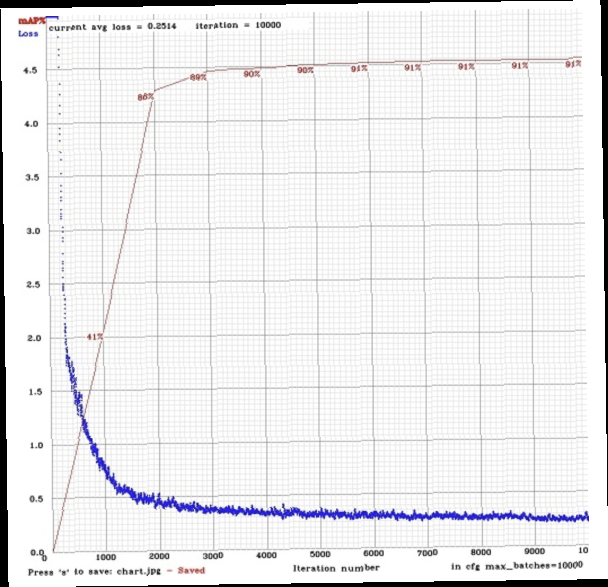
#> input picture Images/chart.png, 608 x 587 px, found by its file name
$ jupyter execute --allow-errors YOLOv4_Train.ipynb   (shell and % lines are left out)
#> lines starting #> are read from the running program, lines starting #| are printed output that depends on the picture
<a href="https://colab.research.google.com/github/Zulfiqar-Ibrahim/Classification-of-Sugar-Beet-Growth-Phases-UsingSynthetic-Data-in-Yolo-v4/blob/main/YOLOv4_Train.ipynb" target="_parent"></a>

#> (a cell that did not finish here is left out)

[cell 2]
def imShow(path):
  import cv2
  import matplotlib.pyplot as plt
  %matplotlib inline

  image = cv2.imread(path)
  height, width = image.shape[:2]
  resized_image = cv2.resize(image,(3*width, 3*height), interpolation = cv2.INTER_CUBIC)

  fig = plt.gcf()
  fig.set_size_inches(18, 10)
  plt.axis("off")
  plt.imshow(cv2.cvtColor(resized_image, cv2.COLOR_BGR2RGB))
  plt.show()

# use this to upload files
def upload():
  from google.colab import files
  uploaded = files.upload()
  for name, data in uploaded.items():
    with open(name, 'wb') as f:
      f.write(data)
      print ('saved file', name)

# use this to download a file
def download(path):
  from google.colab import files
  files.download(path)

[cell 3]
%cd darknet

#> (a cell that did not finish here is left out)

[cell 5]
%cd ..
from google.colab import drive
#> (the rest of this cell did not finish here and is left out)

[cell 6]
%cd darknet

#> (a cell that did not finish here is left out)

#> (a cell that did not finish here is left out)

[cell 9]
# train your custom detector! (uncomment %%capture below if you run into memory issues or your Colab is crashing)
#%%capture

[cell 10]
# show chart.png of how custom object detector did with training
imShow('chart.png')
#> call 2 of imShow, with path = 'chart.png'
#> in imShow, image is the input picture: shape (587, 608, 3); mean B, G, R 237.1, 235.5, 235.9
#> in imShow (call 2), `plt.show()`:
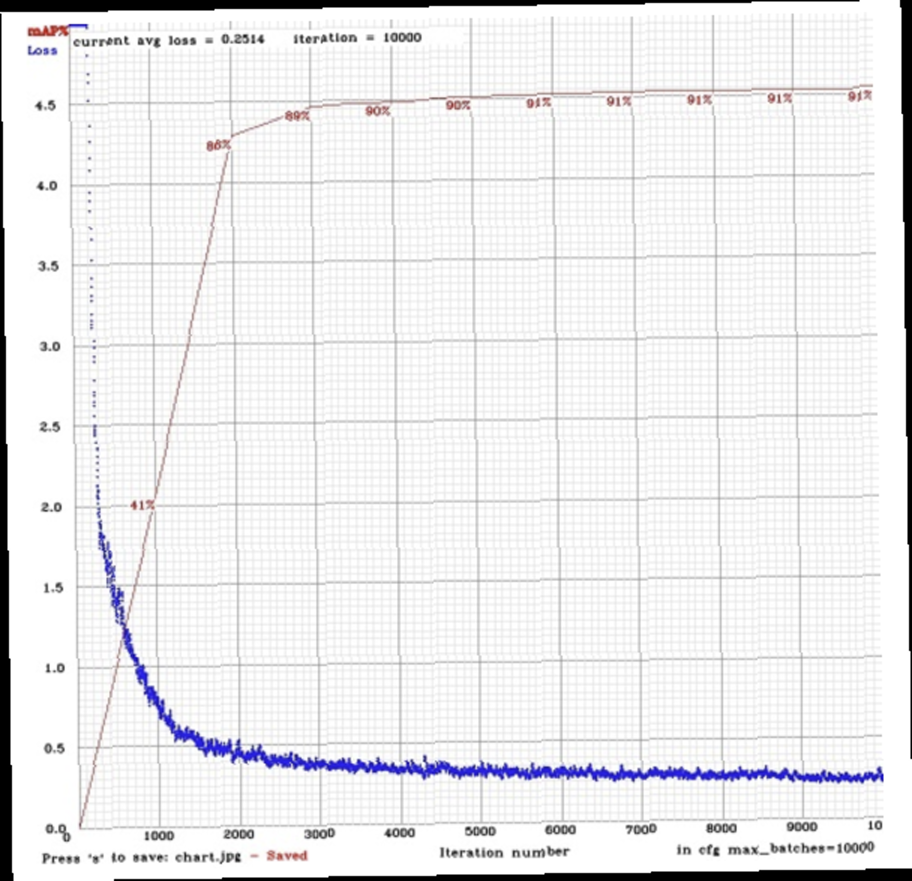
#> shown: shape (1761, 1824, 3) (shown at 1/2 size); mean R, G, B 235.8, 235.5, 237

[cell 11]
#%%capture

[cell 12]
# show chart.png of how custom object detector did with training
imShow('chart.png')

[cell 13]
%cd cfg
%cd ..

#> (a cell that did not finish here is left out)
